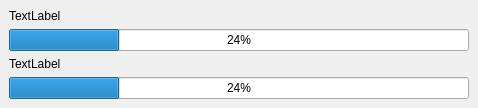
<?xml version="1.0" encoding="UTF-8"?>
<ui version="4.0">
 <class>DetailProgressDialog</class>
 <widget class="QDialog" name="DetailProgressDialog">
  <property name="geometry">
   <rect>
    <x>0</x>
    <y>0</y>
    <width>478</width>
    <height>104</height>
   </rect>
  </property>
  <property name="windowTitle">
   <string>Backup Progress</string>
  </property>
  <layout class="QVBoxLayout">
   <property name="spacing">
    <number>6</number>
   </property>
   <property name="leftMargin">
    <number>9</number>
   </property>
   <property name="topMargin">
    <number>9</number>
   </property>
   <property name="rightMargin">
    <number>9</number>
   </property>
   <property name="bottomMargin">
    <number>9</number>
   </property>
   <item>
    <widget class="QLabel" name="lbDetail">
     <property name="text">
      <string>TextLabel</string>
     </property>
    </widget>
   </item>
   <item>
    <widget class="QProgressBar" name="pbDetail">
     <property name="value">
      <number>24</number>
     </property>
     <property name="orientation">
      <enum>Qt::Horizontal</enum>
     </property>
    </widget>
   </item>
   <item>
    <widget class="QLabel" name="lbTotal">
     <property name="text">
      <string>TextLabel</string>
     </property>
    </widget>
   </item>
   <item>
    <widget class="QProgressBar" name="pbTotal">
     <property name="value">
      <number>24</number>
     </property>
     <property name="orientation">
      <enum>Qt::Horizontal</enum>
     </property>
    </widget>
   </item>
  </layout>
 </widget>
 <resources/>
 <connections/>
</ui>
